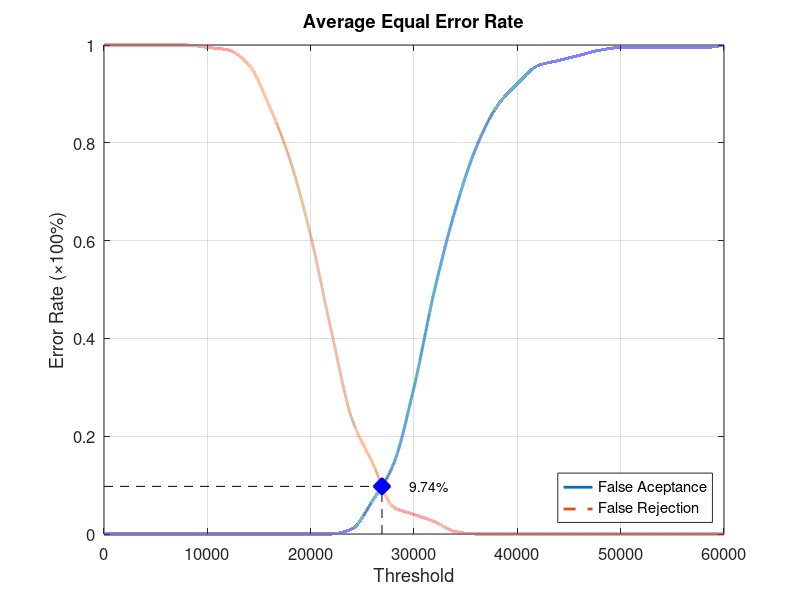
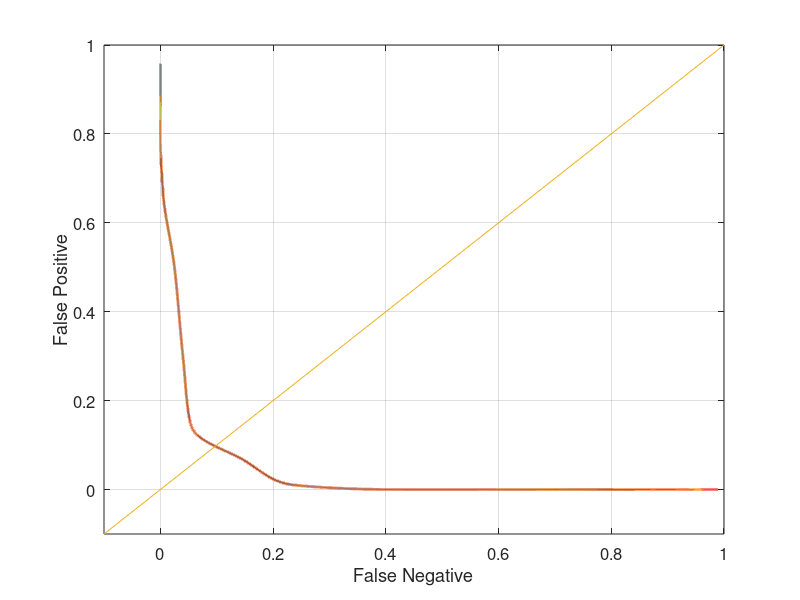

Write the MATLAB code that produced these figures, in order.
function yEER = Database4_2
close all;
clear;
clc;
x = 0:2000:60000;
xq = 0:0.5:60000;

y0 = [0 0 0 0 0 0 0 0 0 0 0 0 0.0105263 0.0684211 0.142105 0.3 0.5 0.663158 0.789474 0.873684 0.921053 0.957895 0.968421 0.978947 0.989474 0.994737 0.994737 0.994737 0.994737 0.994737 1];
yy0 = interp1(x, y0, xq, 'pchip');
y1 = [1 1 1 1 1 0.995 0.99 0.96 0.875 0.765 0.61 0.415 0.235 0.145 0.055 0.04 0.025 0.005 0 0 0 0 0 0 0 0 0 0 0 0 0];
yy1 = interp1(x, y1, xq, 'pchip');

% Calculating EER: 
y2 = abs(y0 - y1);
find(y2 == min(y2))
yy2 = abs(yy0 - yy1);
xEER = find(yy2 == min(yy2));
xEERIndex = xq(xEER) % X-axis EER
yEER = yy0(xEER) % Y-axis EER

main = figure
plot(xq, yy0,'-','LineWidth', 2);	hold on
plot(xq, yy1,'--','LineWidth', 2);	hold on
plot([xEERIndex xEERIndex], [0 yEER], 'k--');	hold on
plot([0 xEERIndex], [yEER yEER], 'k--');	hold on
plot(xEERIndex, yEER, 'bx', 'LineWidth', 10);	hold on
text(xEERIndex + 10 * xEERIndex / 100, yEER, [num2str(round((10000 * yEER)) / 100) '%'])
legend('False Aceptance', 'False Rejection', 'Location', 'SouthEast')
xlabel('Threshold')
ylabel('Error Rate (\times100%)')
title('Average Equal Error Rate')
set(gca, 'FontSize', 12)
axis([0 60000 0 1])
grid on

print(main, 'Database4_2Main', '-dpng');
FNRxFPR = figure('Color', [1 1 1]);
plot(yy1, yy0, '-', yy1, yy0, 'LineWidth', 2);
hold on
y = -0.1:0.1:1
plot(y, y); 
set(gca, 'FontSize', 12)
xlabel('False Negative')
ylabel('False Positive')
axis([-0.1 1 -0.1 1])
set(gca, 'FontSize', 12)
grid on

print(FNRxFPR, 'Database4_2FNRxFPR','-dpng');
end
